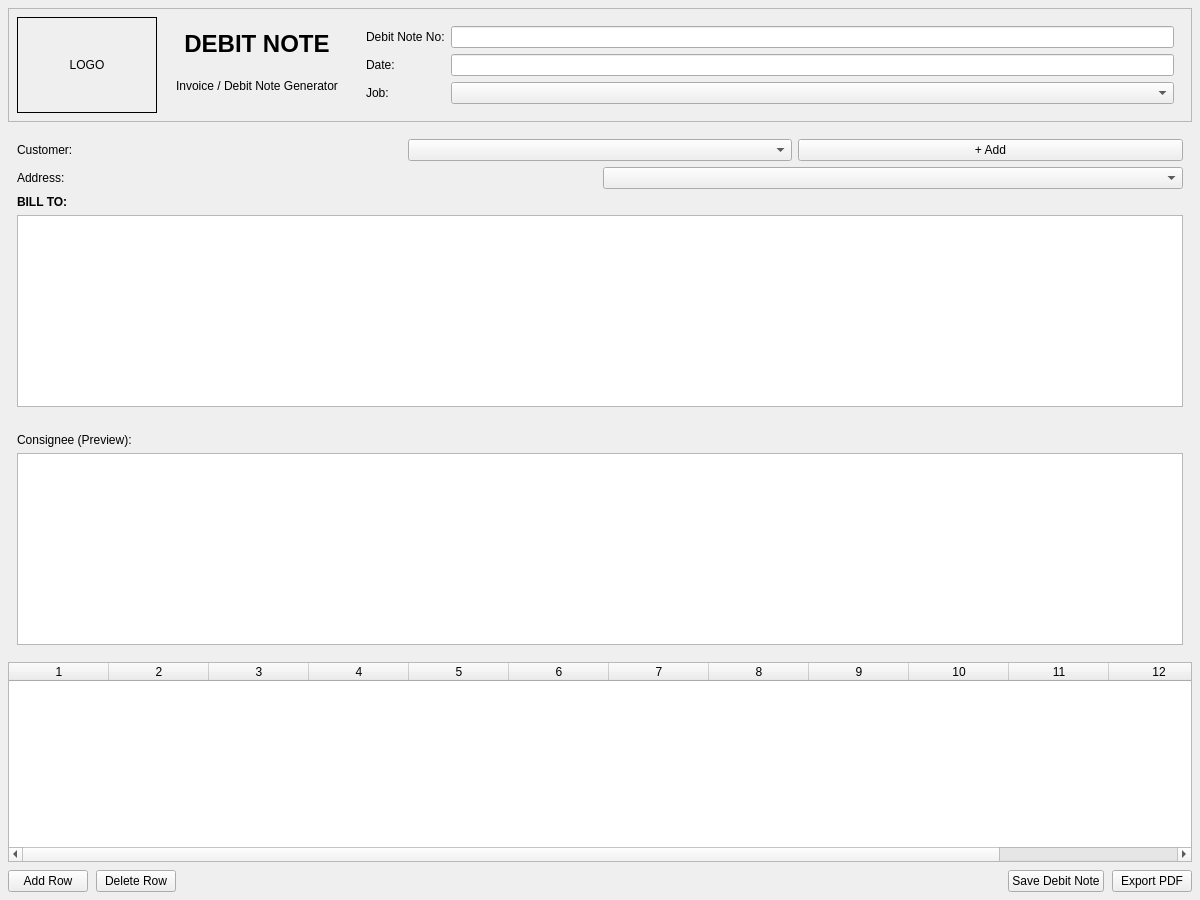
<?xml version="1.0" encoding="UTF-8"?>
<ui version="4.0">
 <class>DebitNoteForm</class>
 <widget class="QWidget" name="DebitNoteForm">
  <property name="geometry">
   <rect><x>0</x><y>0</y><width>1200</width><height>900</height></rect>
  </property>
  <property name="windowTitle">
   <string>Debit Note</string>
  </property>

  <layout class="QVBoxLayout" name="verticalLayout_root">
   <property name="spacing"><number>8</number></property>
   <property name="margin"><number>8</number></property>

   <!-- ================= TOP INFO ================= -->
   <item>
    <widget class="QFrame" name="frameTopInfo">
     <property name="frameShape"><enum>QFrame::StyledPanel</enum></property>

     <layout class="QHBoxLayout" name="horizontalLayout_topinfo">
      <property name="spacing"><number>10</number></property>
      <property name="margin"><number>8</number></property>

      <item>
       <widget class="QLabel" name="labelLogo">
        <property name="minimumSize">
         <size><width>140</width><height>90</height></size>
        </property>
        <property name="frameShape"><enum>QFrame::Box</enum></property>
        <property name="text"><string>LOGO</string></property>
        <property name="alignment"><set>Qt::AlignCenter</set></property>
       </widget>
      </item>

      <item>
       <widget class="QFrame" name="frameTitle">
        <layout class="QVBoxLayout">
         <item>
          <widget class="QLabel">
           <property name="text"><string>DEBIT NOTE</string></property>
           <property name="font">
            <font><pointsize>18</pointsize><bold>true</bold></font>
           </property>
           <property name="alignment"><set>Qt::AlignCenter</set></property>
          </widget>
         </item>
         <item>
          <widget class="QLabel">
           <property name="text"><string>Invoice / Debit Note Generator</string></property>
           <property name="alignment"><set>Qt::AlignCenter</set></property>
          </widget>
         </item>
        </layout>
       </widget>
      </item>

      <item>
       <widget class="QFrame">
        <layout class="QFormLayout">
         <item row="0" column="0">
          <widget class="QLabel"><property name="text"><string>Debit Note No:</string></property></widget>
         </item>
         <item row="0" column="1">
          <widget class="QLineEdit" name="leInvoiceNo"/>
         </item>

         <item row="1" column="0">
          <widget class="QLabel"><property name="text"><string>Date:</string></property></widget>
         </item>
         <item row="1" column="1">
          <widget class="QLineEdit" name="leDate"/>
         </item>

         <item row="2" column="0">
          <widget class="QLabel"><property name="text"><string>Job:</string></property></widget>
         </item>
         <item row="2" column="1">
          <widget class="QComboBox" name="cbJob"/>
         </item>
        </layout>
       </widget>
      </item>

     </layout>
    </widget>
   </item>

   <!-- ================= CUSTOMER SECTION ================= -->
   <item>
    <widget class="QFrame">
     <layout class="QVBoxLayout">

      <item>
       <layout class="QHBoxLayout">
        <item>
         <widget class="QLabel"><property name="text"><string>Customer:</string></property></widget>
        </item>
        <item>
         <widget class="QComboBox" name="cbCustomer"/>
        </item>
        <item>
         <widget class="QPushButton" name="btnAddCustomer">
          <property name="text"><string>+ Add</string></property>
         </widget>
        </item>
       </layout>
      </item>

      <item>
       <layout class="QHBoxLayout">
        <item>
         <widget class="QLabel"><property name="text"><string>Address:</string></property></widget>
        </item>
        <item>
         <widget class="QComboBox" name="cbAddress"/>
        </item>
       </layout>
      </item>

      <item>
       <widget class="QLabel">
        <property name="text"><string>BILL TO:</string></property>
        <property name="font"><font><bold>true</bold></font></property>
       </widget>
      </item>

      <item>
       <widget class="QTextEdit" name="teBillTo"/>
      </item>

     </layout>
    </widget>
   </item>

   <!-- ================= CONSIGNEE PREVIEW ================= -->
   <item>
    <widget class="QFrame">
     <layout class="QVBoxLayout">
      <item>
       <widget class="QLabel"><property name="text"><string>Consignee (Preview):</string></property></widget>
      </item>
      <item>
       <widget class="QTextEdit" name="teConsignee"/>
      </item>
     </layout>
    </widget>
   </item>

   <!-- ================= ITEMS TABLE ================= -->
   <item>
    <widget class="QTableWidget" name="tableItems">
     <property name="columnCount"><number>13</number></property>
     <property name="rowCount"><number>0</number></property>
    </widget>
   </item>

   <item>
    <layout class="QHBoxLayout">
     <item>
      <widget class="QPushButton" name="btnAddRow">
       <property name="text"><string>Add Row</string></property>
      </widget>
     </item>
     <item>
      <widget class="QPushButton" name="btnDelRow">
       <property name="text"><string>Delete Row</string></property>
      </widget>
     </item>
     <item>
      <spacer>
       <property name="orientation"><enum>Qt::Horizontal</enum></property>
       <property name="sizeHint"><size><width>40</width><height>20</height></size></property>
      </spacer>
     </item>
     <item>
      <widget class="QPushButton" name="btnSave">
       <property name="text"><string>Save Debit Note</string></property>
      </widget>
     </item>
     <item>
      <widget class="QPushButton" name="btnExportPDF">
       <property name="text"><string>Export PDF</string></property>
      </widget>
     </item>
    </layout>
   </item>

  </layout>
 </widget>
 <resources/>
 <connections/>
</ui>
